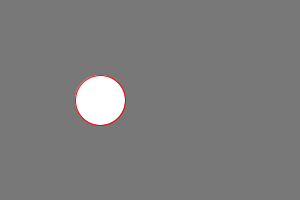
Frame 1 (no input)
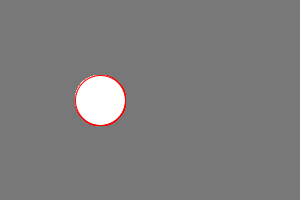
Frame 60 (the mouse pressed at the canvas centre just before this capture)
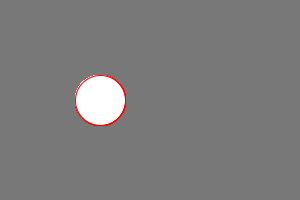
Frame 120 (the mouse held since frame 60 and released just before this capture)

The Processing sketch that drew these frames (run headless with seeded random() and noise(); from frame 60 on, the mouse is pressed at the canvas centre):

// Processing sketch: sketch_001
// ── sketch_001.pde

void setup()
{
  size (300, 200);
  background (120);
}

void draw()
{
  stroke(255, 0, 0);
  fill (255);
  ellipse (100, 100, 50, 50);
}
